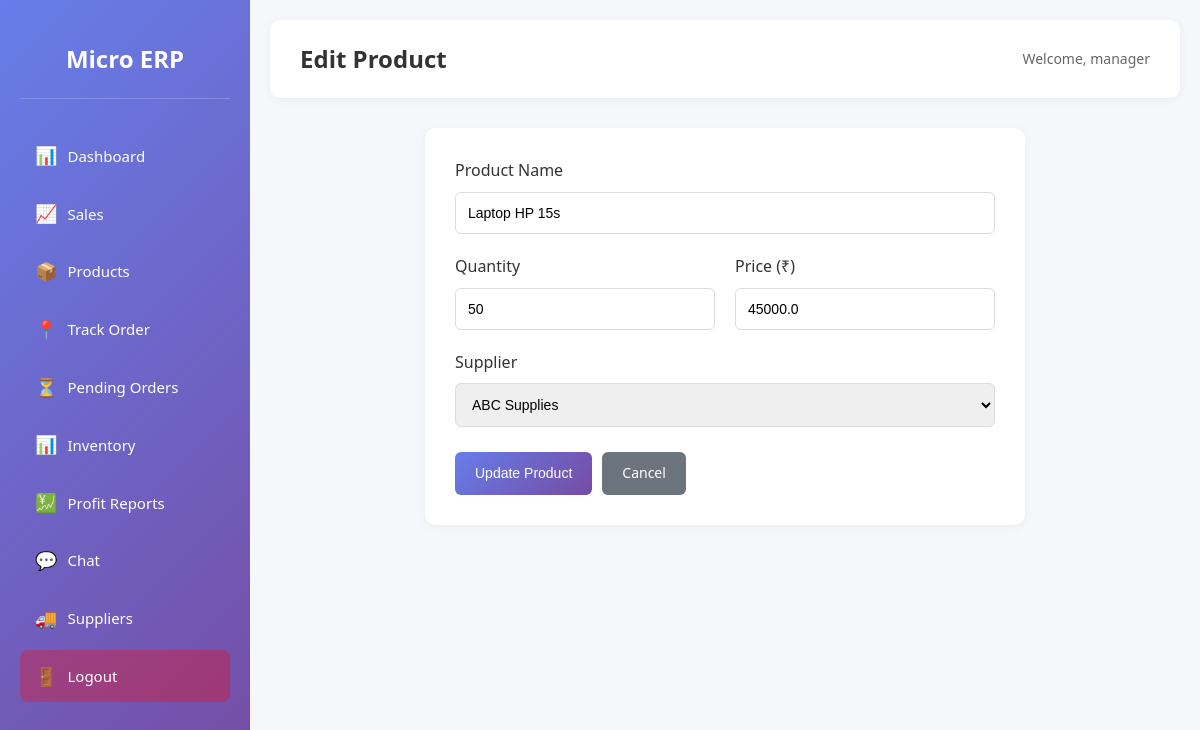
The page /products/edit/70 (signed in) on the database its author committed.
### tables this page shows
CREATE TABLE products (
    id INTEGER PRIMARY KEY AUTOINCREMENT,
    name TEXT NOT NULL,
    quantity INTEGER DEFAULT 0,
    price REAL DEFAULT 0,
    supplier_id INTEGER,
    FOREIGN KEY (supplier_id) REFERENCES suppliers (id)
);

CREATE TABLE suppliers (
    id INTEGER PRIMARY KEY AUTOINCREMENT,
    name TEXT NOT NULL,
    contact TEXT,
    email TEXT,
    phone TEXT,
    user_id INTEGER,
    FOREIGN KEY (user_id) REFERENCES users (id)
);

### app.py (the view, shortened to what this page needs)
@app.route('/products/edit/<int:id>', methods=['GET', 'POST'])
@login_required
@role_required(['admin', 'manager'])
def edit_product(id):
    conn = get_db_connection()
    suppliers = conn.execute('SELECT * FROM suppliers').fetchall()
    product = conn.execute('SELECT * FROM products WHERE id = ?', (id,)).fetchone()
    conn.close()
    return render_template('add_product.html', suppliers=suppliers, product=product)

### app.py (called while the page is built)
def get_db_connection():
    conn = sqlite3.connect(DB_PATH)
    conn.row_factory = sqlite3.Row
    return conn

def login_required(f):
    @wraps(f)
    def decorated_function(*args, **kwargs):
        if 'user_id' not in session:
            flash('Please log in first.', 'error')
            return redirect(url_for('login'))
        return f(*args, **kwargs)
    return decorated_function

def role_required(roles):
    def decorator(f):
        @wraps(f)
        def decorated_function(*args, **kwargs):
            if 'role' not in session or session['role'] not in roles:
                flash('You do not have permission to access this page.', 'error')
                return redirect(url_for('dashboard'))
            return f(*args, **kwargs)
        return decorated_function
    return decorator

### templates/add_product.html (shortened to what this page needs)
{% extends "base.html" %}
{% block header %}{% if product %}Edit{% else %}Add{% endif %} Product{% endblock %}
{% block content %}
<div class="form-container">
    <form method="POST" action="" class="data-form">
        <div class="form-group">
            <label for="name">Product Name</label>
            <input type="text" id="name" name="name" required value="{{ product.name if product else '' }}" placeholder="Enter product name">
        </div>
        <div class="form-row">
            <div class="form-group">
                <label for="quantity">Quantity</label>
                <input type="number" id="quantity" name="quantity" required min="0" value="{{ product.quantity if product else '0' }}" placeholder="0">
            </div>
            <div class="form-group">
<label for="price">Price (₹)</label>
                <input type="number" id="price" name="price" required min="0" step="0.01" value="{{ product.price if product else '0.00' }}" placeholder="0.00">
            </div>
        </div>
        <div class="form-group">
            <label for="supplier_id">Supplier</label>
            <select id="supplier_id" name="supplier_id">
                {% for supplier in suppliers %}
                <option value="{{ supplier.id }}" {% if product and product.supplier_id == supplier.id %}selected{% endif %}>
                    {{ supplier.name }}
                </option>
                {% endfor %}
            </select>
        </div>
        <div class="form-actions">
            <button type="submit" class="btn btn-primary">{% if product %}Update{% else %}Add{% endif %} Product</button>
            <a href="{{ url_for('products') }}" class="btn btn-secondary">Cancel</a>
        </div>
    </form>
</div>
{% endblock %}

### static/style.css (style rules this page uses)
* { margin: 0; padding: 0; box-sizing: border-box; }
body { font-family: 'Segoe UI', Tahoma, Geneva, Verdana, sans-serif; background-color: #f5f7fa; color: #333; line-height: 1.6; }
.btn { padding: 10px 20px; border: none; border-radius: 6px; cursor: pointer; font-size: 14px; font-weight: 500; text-decoration: none; display: inline-block; transition: all 0.3s ease; }
.btn-primary { background: linear-gradient(135deg, #667eea 0%, #764ba2 100%); color: white; }
.btn-secondary { background: #6c757d; color: white; }
.form-container { max-width: 600px; margin: 0 auto; }
.data-form { background: white; padding: 30px; border-radius: 10px; box-shadow: 0 2px 10px rgba(0, 0, 0, 0.05); }
.form-group { margin-bottom: 20px; }
.form-group label { display: block; margin-bottom: 8px; font-weight: 500; color: #333; }
.form-group input, .form-group select { width: 100%; padding: 12px; border: 1px solid #ddd; border-radius: 6px; font-size: 14px; transition: border-color 0.3s ease; }
.form-group input::placeholder { color: #aaa; }
.form-row { display: grid; grid-template-columns: 1fr 1fr; gap: 20px; }
.form-actions { display: flex; gap: 10px; margin-top: 25px; }

### rows shown on the page
products: name "Laptop HP 15s", quantity "50", price "45000.0", supplier_id "ABC Supplies"

### other values the page prints
{{ session.get('username') }} "manager"
